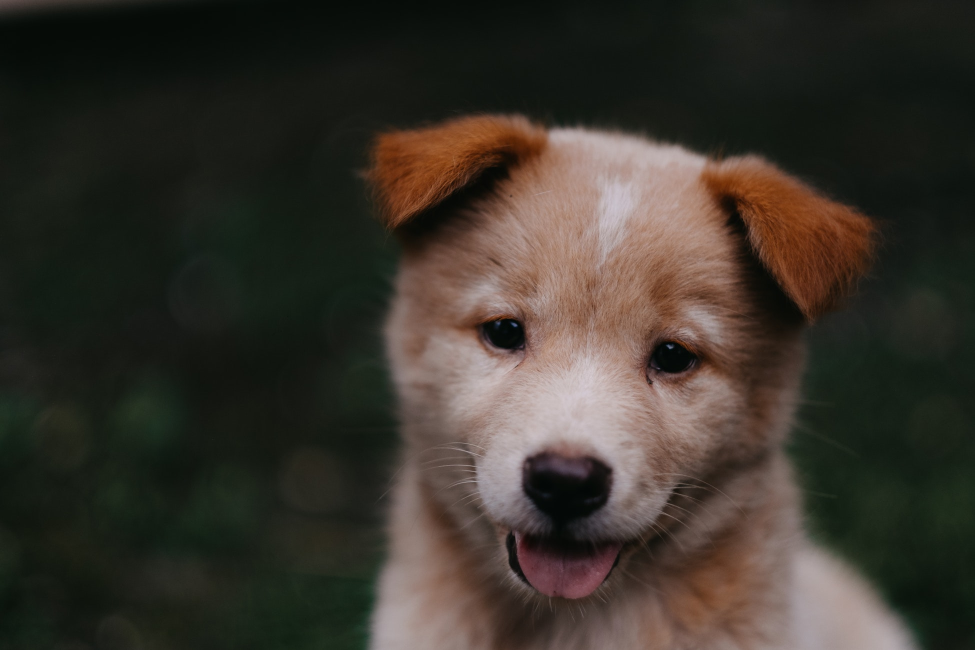
#> input picture cv/cv-specific/images/00-puppy.jpg, 1950 x 1300 px (shown at 1/2 size)
$ jupyter execute a-images-and-numpy.ipynb
#> lines starting #> are read from the running program, lines starting #| are printed output that depends on the picture
[cell 1]
import numpy as np
import cv2
import matplotlib.pyplot as plt

[cell 2]
# Loading the image example and converting it to RGB as OpenCV keep the color as BGR
pic_arr = cv2.imread('images/00-puppy.jpg')
#> pic_arr is the input picture: shape (1300, 1950, 3); mean B, G, R 43.8, 51.8, 57.3
pic_arr = cv2.cvtColor(pic_arr, cv2.COLOR_BGR2RGB)
plt.imshow(pic_arr)

[cell 3]
# the real data structure of the image
pic_arr

[cell 4]
print(type(pic_arr))
#| <class 'numpy.ndarray'>
pic_arr.shape
#> Out = (1300, 1950, 3)

[cell 5]
# Using only the red chanel from the RGB image
pic_red = pic_arr.copy()
pic_red[:, :, 1] = 0    # Zero out contribution from green
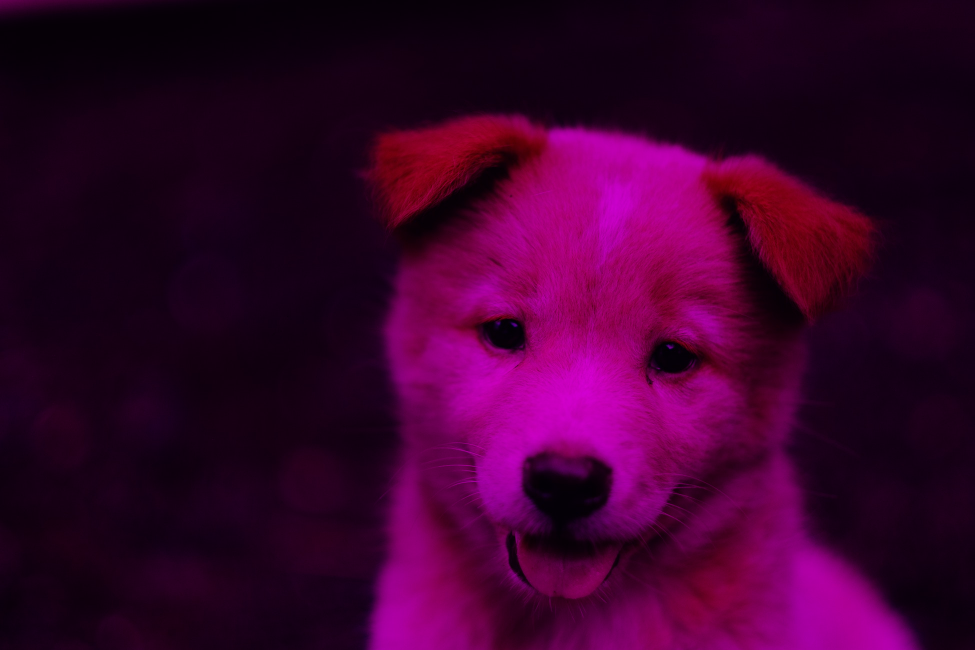
#> pic_red: shape (1300, 1950, 3) (shown at 1/2 size); mean R, G, B 57.3, 0, 43.8
pic_red[:, :, 2] = 0    # Zero out contribution from blue
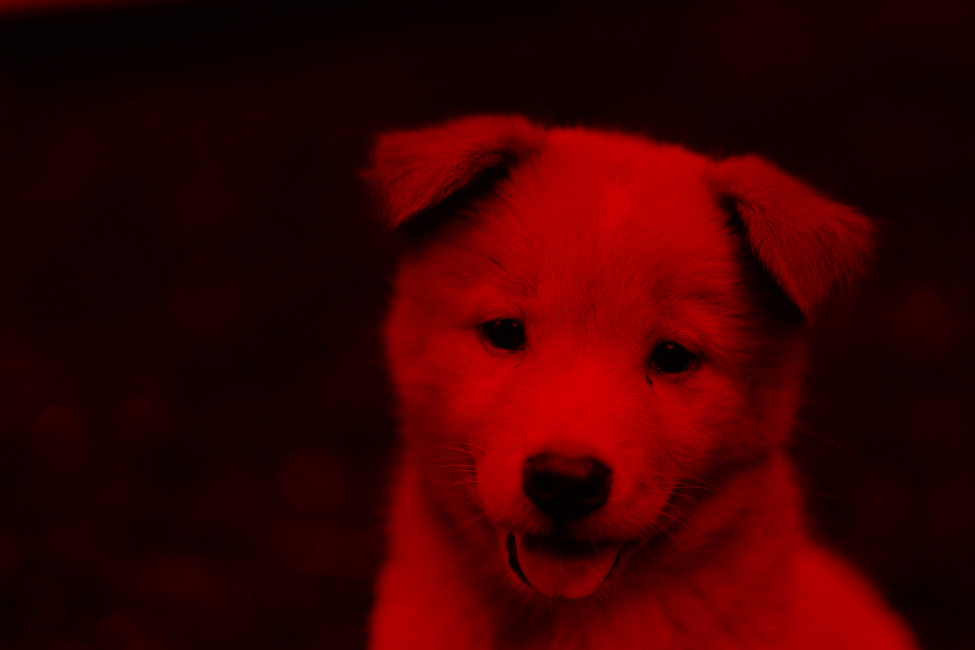
#> pic_red: shape (1300, 1950, 3) (shown at 1/2 size); mean R, G, B 57.3, 0, 0
plt.imshow(pic_red)

[cell 6]
# Using only the green chanel from the RGB image
pic_green = pic_arr.copy()
pic_green[:, :, 0] = 0  # Zero out contribution from red
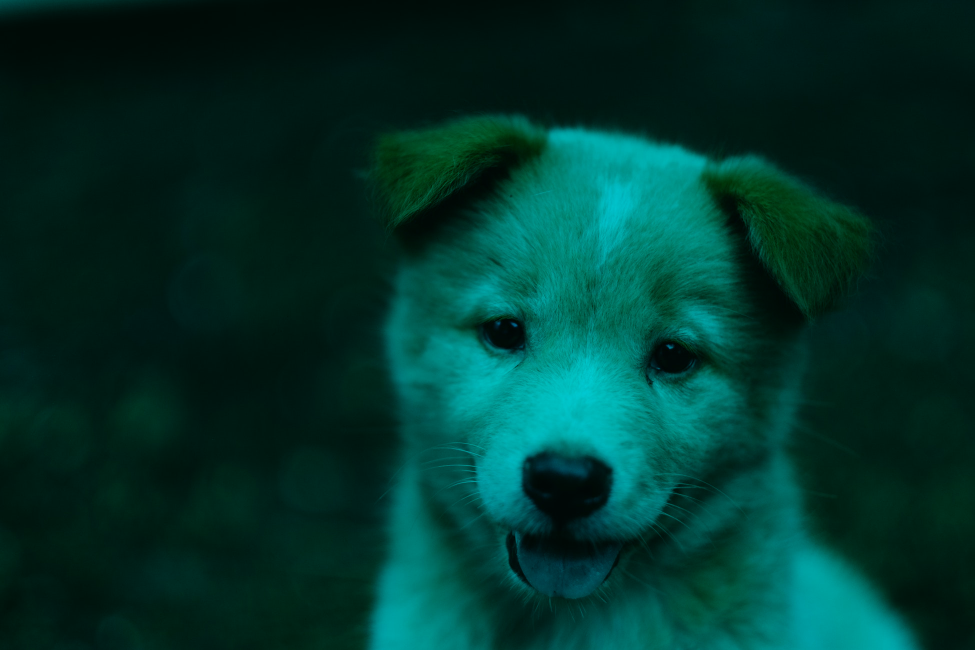
#> pic_green: shape (1300, 1950, 3) (shown at 1/2 size); mean R, G, B 0, 51.8, 43.8
pic_green[:, :, 2] = 0    # Zero out contribution from blue
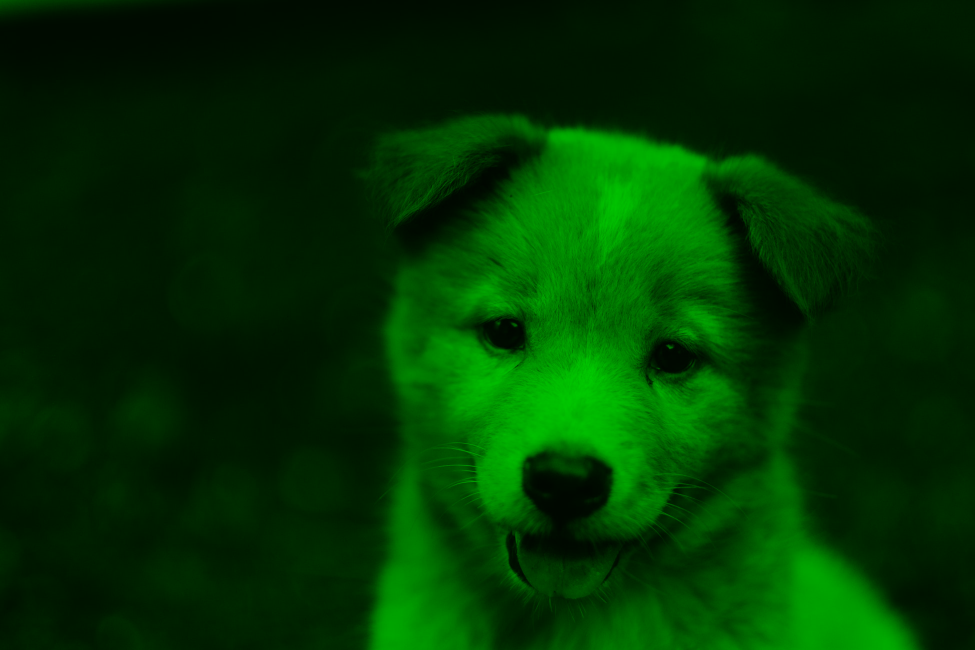
#> pic_green: shape (1300, 1950, 3) (shown at 1/2 size); mean R, G, B 0, 51.8, 0
plt.imshow(pic_green)

[cell 7]
# Using only the blue chanel from the RGB image
pic_blue = pic_arr.copy()
pic_blue[:, :, 0] = 0  # Zero out contribution from red
pic_blue[:, :, 1] = 0    # Zero out contribution from gree
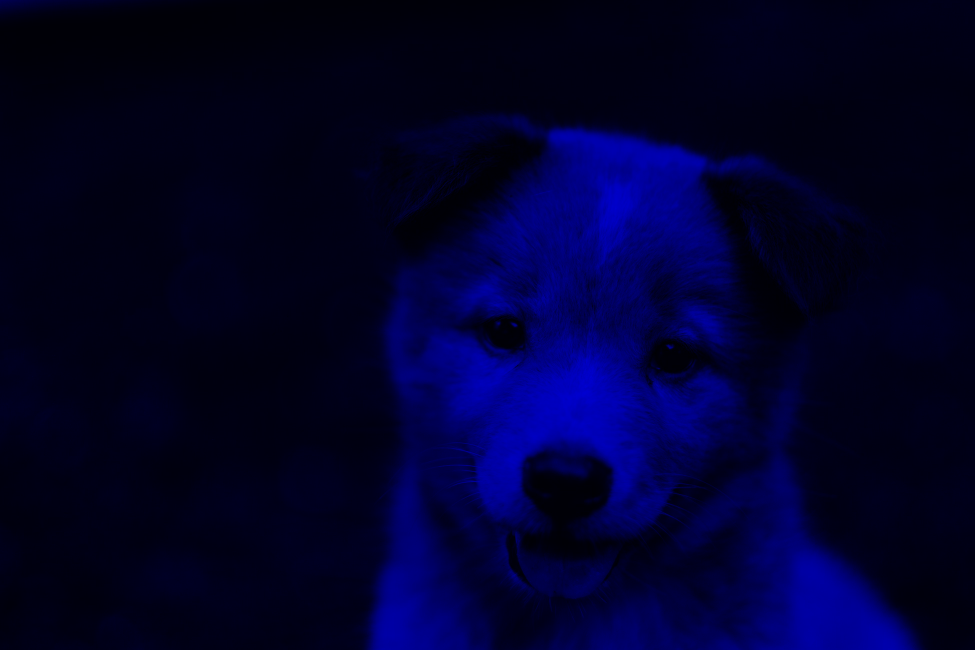
#> pic_blue: shape (1300, 1950, 3) (shown at 1/2 size); mean R, G, B 0, 0, 43.8
plt.imshow(pic_green)

[cell 8]
# Cropping the image [columns, rows]
plt.imshow(pic_arr[100:1200, 600:1800])
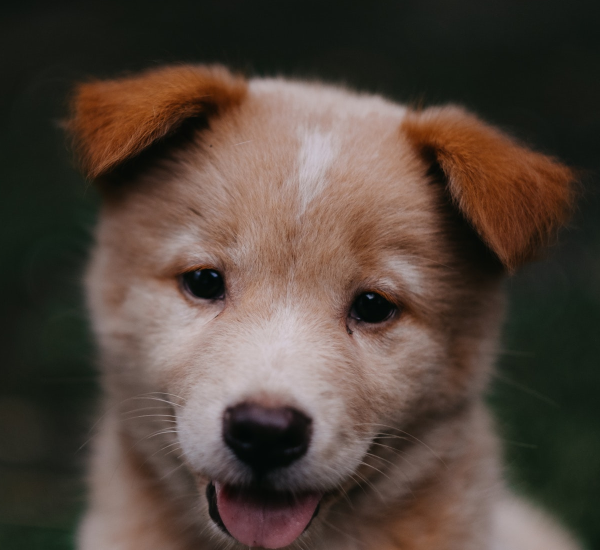
#> shown: shape (1100, 1200, 3) (shown at 1/2 size); mean R, G, B 81.8, 68.1, 58.9

$ run again, with cv/cv-specific/images/Trump.jpg copied over cv/cv-specific/images/00-puppy.jpg
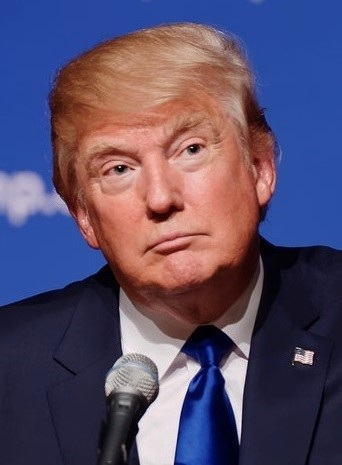
#> input picture cv/cv-specific/images/Trump.jpg, 342 x 465 px
#> pic_arr is the input picture: shape (465, 342, 3); mean B, G, R 104.9, 77.8, 89.5
#| <class 'numpy.ndarray'>
#> `pic_green[:, :, 2] = 0`:
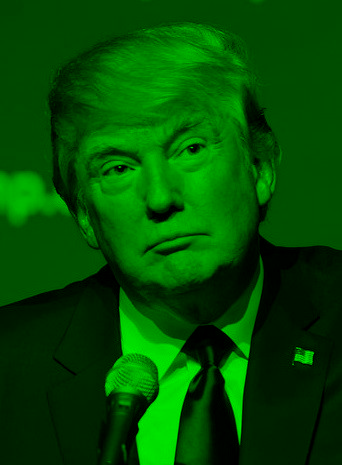
#> pic_green: shape (465, 342, 3); mean R, G, B 0, 77.8, 0
#> `pic_blue[:, :, 1] = 0`:
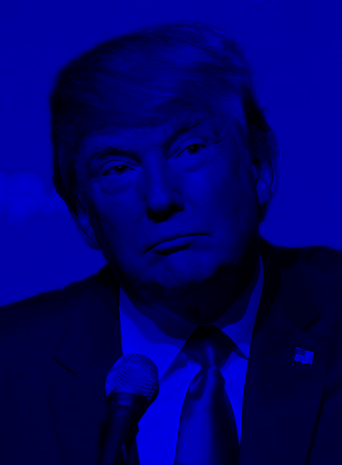
#> pic_blue: shape (465, 342, 3); mean R, G, B 0, 0, 104.9
